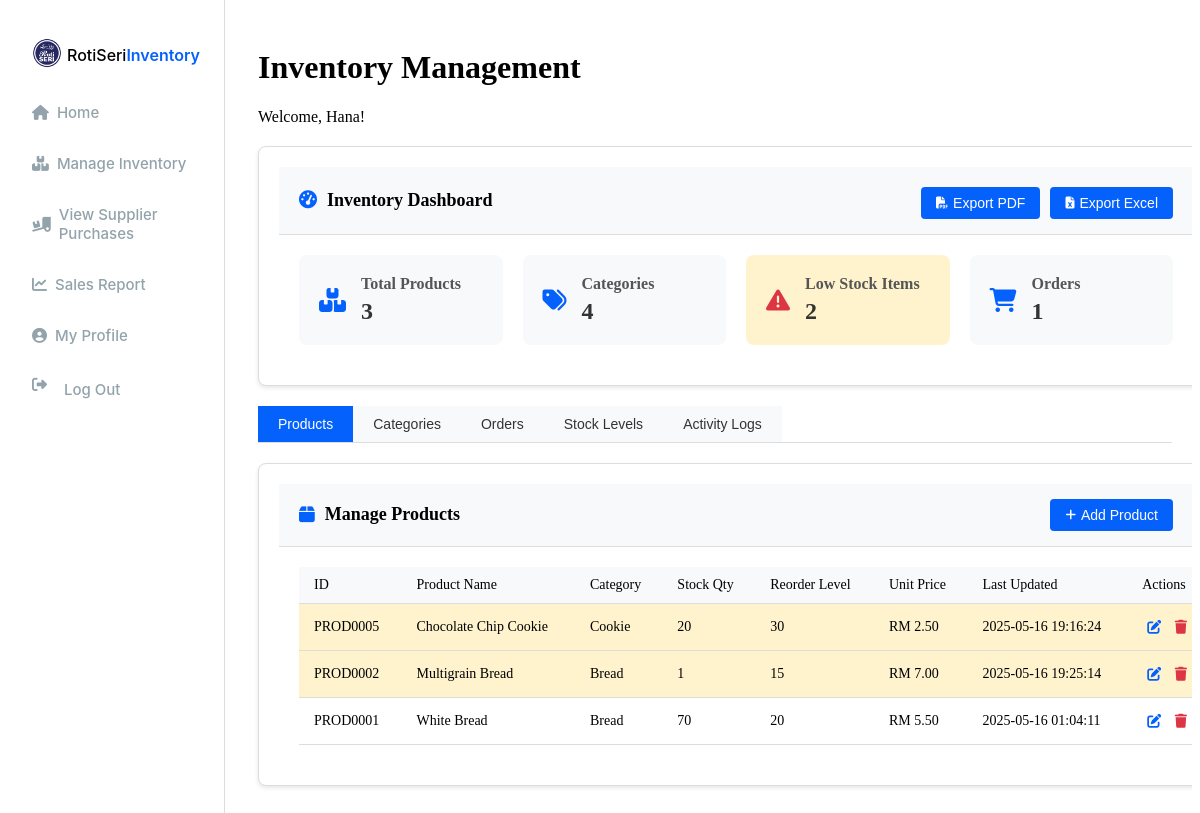
/imanager_invmanagement.php (signed in), run on the app's committed database.
### tables this page shows
CREATE TABLE `users` (
  `userID` varchar(50) NOT NULL,
  `username` varchar(100) NOT NULL,
  `fullName` varchar(255) NOT NULL,
  `email` varchar(255) NOT NULL,
  `phoneNumber` varchar(20) NOT NULL,
  `address` text NOT NULL,
  `password` varchar(255) NOT NULL,
  `role` enum('Administrator','Inventory Manager','Bakery Staff') NOT NULL,
  `created_at` timestamp NOT NULL DEFAULT current_timestamp()
);

CREATE TABLE `products` (
  `product_id` varchar(10) NOT NULL,
  `product_name` varchar(100) NOT NULL,
  `description` text DEFAULT NULL,
  `category_id` int(11) DEFAULT NULL,
  `stock_quantity` int(11) NOT NULL DEFAULT 0,
  `reorder_threshold` int(11) NOT NULL DEFAULT 10,
  `unit_price` decimal(10,2) NOT NULL DEFAULT 0.00,
  `last_updated` datetime DEFAULT current_timestamp()
);

CREATE TABLE `product_categories` (
  `category_id` int(11) NOT NULL,
  `category_name` varchar(50) NOT NULL,
  `description` text DEFAULT NULL
);

### imanager_invmanagement.php (the view, shortened to what this page needs)
<?php
include 'db_connection.php';
$userID = $_SESSION['userID'];
$sql = "SELECT fullName FROM users WHERE userID = ?";
$stmt = $conn->prepare($sql);
$stmt->bind_param("s", $userID);
$stmt->execute();
$result = $stmt->get_result();
if ($row = $result->fetch_assoc()) {
    $fullName = $row['fullName'];
} else {
    $fullName = "Inventory Manager";
}
$sql_categories = "SELECT * FROM product_categories ORDER BY category_name";
$result_categories = $conn->query($sql_categories);
$sql_products = "SELECT p.*, c.category_name
                FROM products p
                LEFT JOIN product_categories c ON p.category_id = c.category_id
                ORDER BY p.product_name";
$result_products = $conn->query($sql_products);
$sql_orders = "SELECT o.*, u.fullName
              FROM orders o
              LEFT JOIN users u ON o.created_by = u.userID
              ORDER BY o.order_date DESC";
$result_orders = $conn->query($sql_orders);
$threshold_sql = "SELECT COUNT(*) as low_stock_count FROM products WHERE stock_quantity <= reorder_threshold";
$threshold_result = $conn->query($threshold_sql);
$threshold_row = $threshold_result->fetch_assoc();
$low_stock_count = $threshold_row['low_stock_count'];
?>
<!DOCTYPE html>
<html lang="en">
<head>
    <link rel="stylesheet" href="admin_dashboard.css">
    <link rel="stylesheet" href="sidebar.css">
    <link rel="stylesheet" href="imanager_invmanagement.css">
    <link rel="stylesheet" href="https://cdnjs.cloudflare.com/ajax/libs/font-awesome/6.5.1/css/all.min.css">
</head>
<body>
    <div class="sidebar-container">
        <div class="header-section">
            <div class="company-logo">
                <img src="image/icon/logo.png" class="logo-icon" alt="Company Logo">
                <div class="company-text">
                    <span class="company-name">RotiSeri</span>
                    <span class="company-name2">Inventory</span>
                </div>
            </div>
            <nav class="nav-container" role="navigation">
                <a href="imanager_dashboard.php" class="nav-item">
                    <i class="fas fa-home"></i>
                    <div class="nav-text">Home</div>
                </a>
                <a href="imanager_invmanagement.php" class="nav-item active">
                    <i class="fas fa-boxes"></i>
                    <div class="nav-text">Manage Inventory</div>
                </a>
                <a href="imanager_supplierpurchase.php" class="nav-item">
                    <i class="fas fa-truck-loading"></i>
                    <div class="nav-text">View Supplier Purchases</div>
                </a>
                <a href="imanager_salesreport.php" class="nav-item">
                    <i class="fas fa-chart-line"></i>
                    <div class="nav-text">Sales Report</div>
                </a>
                <a href="profile.php" class="nav-item">
                    <i class="fas fa-user-circle"></i>
                    <div class="nav-text">My Profile</div>
                </a>
                <a href="logout.php" class="nav-item">
                    <i class="fas fa-sign-out-alt nav-icon"></i>
                    <div class="nav-text">Log Out</div>
                </a>
            </nav>
        </div>
        <div class="footer-section"></div>
    </div>
    <div class="main-content">
        <div class="dashboard-header">
            <h1>Inventory Management</h1>
            <p>Welcome, <?php echo htmlspecialchars($fullName); ?>!</p>
        </div>
        <div class="inventory-overview">
            <div class="card">
                <div class="card-header">
                    <h2><i class="fas fa-tachometer-alt"></i> Inventory Dashboard</h2>
                    <div class="card-actions">
                        <button class="export-btn" onclick="exportProductsPDF()"><i class="fas fa-file-pdf"></i> Export PDF</button>
                        <button class="export-btn" onclick="exportProductsExcel()"><i class="fas fa-file-excel"></i> Export Excel</button>
                    </div>
                </div>
                <div class="dashboard-stats">
                    <div class="stat-card">
                        <i class="fas fa-boxes"></i>
                        <div class="stat-info">
                            <h3>Total Products</h3>
                            <p><?php echo $result_products->num_rows; ?></p>
                        </div>
                    </div>
                    <div class="stat-card">
                        <i class="fas fa-tags"></i>
                        <div class="stat-info">
                            <h3>Categories</h3>
                            <p><?php echo $result_categories->num_rows; ?></p>
                        </div>
                    </div>
                    <div class="stat-card <?php echo ($low_stock_count > 0) ? 'alert-status' : ''; ?>">
                        <i class="fas fa-exclamation-triangle"></i>
                        <div class="stat-info">
                            <h3>Low Stock Items</h3>
                            <p><?php echo $low_stock_count; ?></p>
                        </div>
                    </div>
                    <div class="stat-card">
                        <i class="fas fa-shopping-cart"></i>
                        <div class="stat-info">
                            <h3>Orders</h3>
                            <p><?php echo $result_orders->num_rows; ?></p>
                        </div>
                    </div>
                </div>
            </div>
        </div>
        <div class="tab-navigation">
            <button class="tab-button active" onclick="openTab('products')">Products</button>
            <button class="tab-button" onclick="openTab('categories')">Categories</button>
            <button class="tab-button" onclick="openTab('orders')">Orders</button>
            <button class="tab-button" onclick="openTab('stock-levels')">Stock Levels</button>
            <button class="tab-button" onclick="openTab('logs')">Activity Logs</button>
        </div>
        <div id="products" class="tab-content active">
            <div class="card">
                <div class="card-header">
                    <h2><i class="fas fa-box"></i> Manage Products</h2>
                    <button class="add-btn" onclick="showAddProductModal()"><i class="fas fa-plus"></i> Add Product</button>
                </div>
                <div class="table-responsive">
                    <table class="data-table">
                        <thead>
                            <tr>
                                <th>ID</th>
                                <th>Product Name</th>
                                <th>Category</th>
                                <th>Stock Qty</th>
                                <th>Reorder Level</th>
                                <th>Unit Price</th>
                                <th>Last Updated</th>
                                <th>Actions</th>
                            </tr>
                        </thead>
                        <tbody>
                            <?php while ($product = $result_products->fetch_assoc()): ?>
                                <tr class="<?php echo ($product['stock_quantity'] <= $product['reorder_threshold']) ? 'low-stock' : ''; ?>">
                                    <td><?php echo htmlspecialchars($product['product_id']); ?></td>
                                    <td><?php echo htmlspecialchars($product['product_name']); ?></td>
                                    <td><?php echo htmlspecialchars($product['category_name']); ?></td>
                                    <td><?php echo htmlspecialchars($product['stock_quantity']); ?></td>
                                    <td><?php echo htmlspecialchars($product['reorder_threshold']); ?></td>
                                    <td>RM <?php echo number_format($product['unit_price'], 2); ?></td>
                                    <td><?php echo htmlspecialchars($product['last_updated']); ?></td>
                                    <td>
                                        <button class="action-btn edit-btn" onclick="showEditProductModal('<?php echo $product['product_id']; ?>', '<?php echo addslashes($product['product_name']); ?>', '<?php echo addslashes($product['description']); ?>', '<?php echo $product['category_id']; ?>', '<?php echo $product['stock_quantity']; ?>', '<?php echo $product['reorder_threshold']; ?>', '<?php echo $product['unit_price']; ?>')">
                                            <i class="fas fa-edit"></i>
                                        </button>
                                        <button class="action-btn delete-btn" onclick="confirmDeleteProduct('<?php echo $product['product_id']; ?>', '<?php echo addslashes($product['product_name']); ?>')">
                                            <i class="fas fa-trash"></i>
                                        </button>
                                    </td>
                                </tr>
                            <?php endwhile; ?>
                        </tbody>
                    </table>
                </div>
            </div>
        </div>
    </div>
</body>
</html>

### admin_dashboard.css (style rules this page uses)
.main-content { margin-left: 230px; padding: 20px; z-index: 1; }
.card { position: relative; }
.dashboard-header { margin-bottom: 20px; }
.card { background: #fff; border: 1px solid #ddd; padding: 20px; border-radius: 8px; width: calc(25% - 15px); box-shadow: 0 2px 4px rgba(0, 0, 0, 0.1); position: relative; margin-bottom: 20px; }

### sidebar.css (style rules this page uses)
.sidebar-container { justify-content: space-between; background: var(--Main-White, #fff); display: flex; flex-grow: 1; flex-direction: column; width: 160px; height: 100vh; position: fixed; left: 0; top: 0; border-right: 1px solid #ddd; padding: 28px 32px; flex-shrink: 0; z-index: 0; }
.header-section { display: flex; flex-direction: column; width: 100%; justify-content: start; }
.company-logo { display: flex; width: 180px; max-width: 100%; align-items: center; gap: 5px; justify-content: start; padding-top: 10px; }
.logo-icon { width: 30px; height: 30px; object-fit: contain; }
.company-text { display: flex; flex-direction: row; }
.company-name { font: 500 15px 'Inter', sans-serif; font-size: medium; padding-top: 3px; }
.company-name2 { font: 600 15px 'Inter', sans-serif; font-size: medium; color: rgba(5, 97, 252, 1); padding-top: 3px; }
.nav-container { display: flex; margin-top: 35px; flex-direction: column; color: rgba(147, 163, 171, 1); font: 500 15px 'Inter', sans-serif; }
.nav-item { display: flex; align-items: center; gap: 8px; margin-top: 32px; cursor: pointer; color: #93A3AB; text-decoration: none; }
.nav-item:first-child { margin-top: 0; }
.nav-icon { width: 24px; aspect-ratio: 1; object-fit: contain; fill: #93A3AB; }
.footer-section { display: flex; min-height: 80px; align-items: center; justify-content: center; margin-top: auto; }

### imanager_invmanagement.css (style rules this page uses)
.tab-navigation { display: flex; overflow-x: auto; margin-bottom: 20px; border-bottom: 1px solid #ddd; }
.tab-button { padding: 10px 20px; background-color: #f8f9fa; border: none; cursor: pointer; font-size: 14px; font-weight: 500; color: #333; white-space: nowrap; }
.tab-button.active { background-color: #0561FC; color: white; }
.tab-content { display: none; }
.tab-content.active { display: block; }
.main-content { margin-left: 230px; padding: 20px; width: calc(100% - 230px); box-sizing: border-box; overflow-x: hidden; }
.card { background-color: white; border-radius: 8px; box-shadow: 0 2px 4px rgba(0, 0, 0, 0.1); margin-bottom: 20px; overflow: hidden; width: 100%; }
.card-header { padding: 15px 20px; background-color: #f8f9fa; border-bottom: 1px solid #ddd; display: flex; justify-content: space-between; align-items: center; flex-wrap: wrap; }
.card-header h2 { margin: 0; font-size: 18px; display: flex; align-items: center; }
.card-header h2 i { margin-right: 10px; color: #0561FC; }
.card-actions { display: flex; gap: 10px; flex-wrap: wrap; margin-top: 5px; }
.add-btn, .export-btn { padding: 8px 15px; background-color: #0561FC; color: white; border: none; border-radius: 4px; cursor: pointer; font-size: 14px; display: flex; align-items: center; gap: 5px; white-space: nowrap; }
.add-btn i, .export-btn i { font-size: 12px; }
.action-btn { background: none; border: none; cursor: pointer; padding: 5px; font-size: 14px; }
.edit-btn { color: #0561FC; }
.delete-btn { color: #dc3545; }
.table-responsive { overflow-x: auto; padding: 20px; width: 100%; }
.data-table { width: 100%; border-collapse: collapse; font-size: 14px; min-width: 600px; }
.data-table th, .data-table td { padding: 10px 15px; text-align: left; border-bottom: 1px solid #ddd; white-space: nowrap; }
.data-table th { background-color: #f8f9fa; font-weight: 500; position: sticky; top: 0; z-index: 10; }
.low-stock { background-color: #fff3cd; }
.dashboard-stats { display: flex; flex-wrap: wrap; gap: 20px; padding: 20px; }
.stat-card { flex: 1; min-width: 200px; background-color: #f8f9fa; border-radius: 8px; padding: 20px; display: flex; align-items: center; gap: 15px; box-sizing: border-box; }
.stat-card i { font-size: 24px; color: #0561FC; }
.stat-info h3 { margin: 0 0 5px 0; font-size: 16px; color: #555; }
.stat-info p { margin: 0; font-size: 24px; font-weight: 700; color: #333; }
.alert-status { background-color: #fff3cd; }
.alert-status i { color: #dc3545; }

### data on the page
users: fullName "Hana"
products: product_id "PROD0005", product_name "Chocolate Chip Cookie", category.category_name "Cookie", stock_quantity "20", reorder_threshold "30", unit_price "2.50", last_updated "2025-05-16 19:16:24"
products: product_id "PROD0002", product_name "Multigrain Bread", category.category_name "Bread", stock_quantity "1", reorder_threshold "15", unit_price "7.00", last_updated "2025-05-16 19:25:14"
products: product_id "PROD0001", product_name "White Bread", category.category_name "Bread", stock_quantity "70", reorder_threshold "20", unit_price "5.50", last_updated "2025-05-16 01:04:11"

### other printed values
$result_products->num_rows "3"
$result_categories->num_rows "4"
$low_stock_count "2"
$result_orders->num_rows "1"
